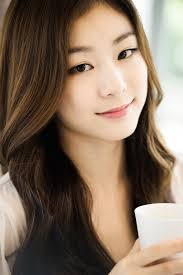
//> input picture DIP/Assignments/Report1/image.jpg, 183 x 275 px, given in place of the camera
$ ./CannyWebcam   (built with g++ and OpenCV 4)
//> lines starting //> are read from the running program, lines starting //| are printed output that depends on the picture
// CannyWebcam.cpp

#include<opencv2/core/core.hpp>
#include<opencv2/highgui/highgui.hpp>
#include<opencv2/imgproc/imgproc.hpp>

#include<iostream>

///////////////////////////////////////////////////////////////////////////////////////////////////
int main() {
	cv::VideoCapture capWebcam(0);		// declare a VideoCapture object and associate to webcam, 0 => use 1st webcam

	if (capWebcam.isOpened() == false) {			// check if VideoCapture object was associated to webcam successfully
		std::cout << "error: capWebcam not accessed successfully\n\n";	// if not, print error message to std out
		return(0);														// and exit program
	}

	cv::Mat imgOriginal;		// input image
	cv::Mat imgGrayscale;		// grayscale of input image
	cv::Mat imgBlurred;			// intermediate blured image
	cv::Mat imgCanny;			// Canny edge image

	char charCheckForEscKey = 0;

	while (charCheckForEscKey != 27 && capWebcam.isOpened()) {		// until the Esc key is pressed or webcam connection is lost
		bool blnFrameReadSuccessfully = capWebcam.read(imgOriginal);		// get next frame
//> imgOriginal is the input picture: 275 rows x 183 cols, CV_8UC3; mean B, G, R 97.6, 114.8, 134

		if (!blnFrameReadSuccessfully || imgOriginal.empty()) {		// if frame not read successfully
			std::cout << "error: frame not read from webcam\n";		// print error message to std out
			break;													// and jump out of while loop
		}

		cv::cvtColor(imgOriginal, imgGrayscale, CV_BGR2GRAY);		// convert to grayscale
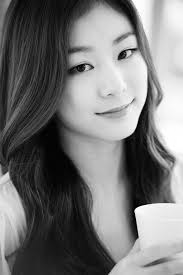
//> imgGrayscale: 275 rows x 183 cols, CV_8UC1; min 0, max 255, mean 118.6

		cv::GaussianBlur(imgGrayscale,			// input image
			imgBlurred,							// output image
			cv::Size(5, 5),						// smoothing window width and height in pixels
			1.8);								// sigma value, determines how much the image will be blurred
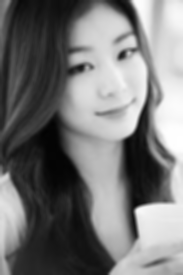
//> imgBlurred: 275 rows x 183 cols, CV_8UC1; min 2, max 255, mean 118.6

		cv::Canny(imgBlurred,			// input image
			imgCanny,					// output image
			50,							// low threshold
			100);						// high threshold
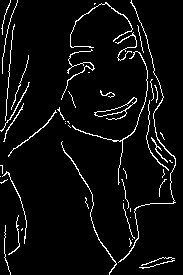
//> imgCanny: 275 rows x 183 cols, CV_8UC1; 5.1% white in thin lines or dots

										// declare windows
		cv::namedWindow("imgOriginal", CV_WINDOW_NORMAL);	// note: you can use CV_WINDOW_NORMAL which allows resizing the window
		cv::namedWindow("imgCanny", CV_WINDOW_NORMAL);		// or CV_WINDOW_AUTOSIZE for a fixed size window matching the resolution of the image
															// CV_WINDOW_AUTOSIZE is the default
		cv::imshow("imgOriginal", imgOriginal);		// show windows
		cv::imshow("imgCanny", imgCanny);

		charCheckForEscKey = cv::waitKey(1);		// delay (in ms) and get key press, if any
//> the Esc key is pressed
	}	// end while

	return(0);
}
